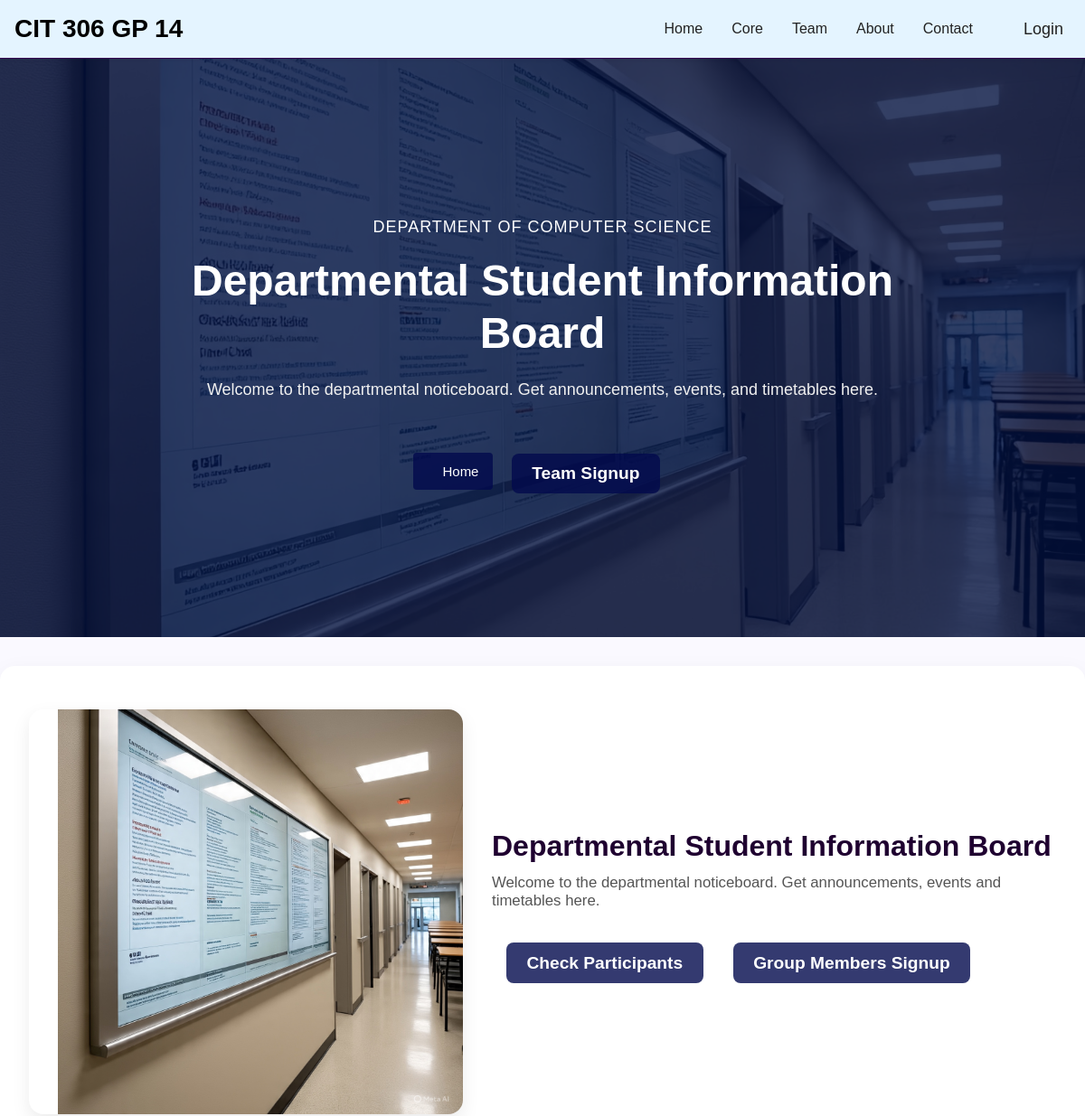
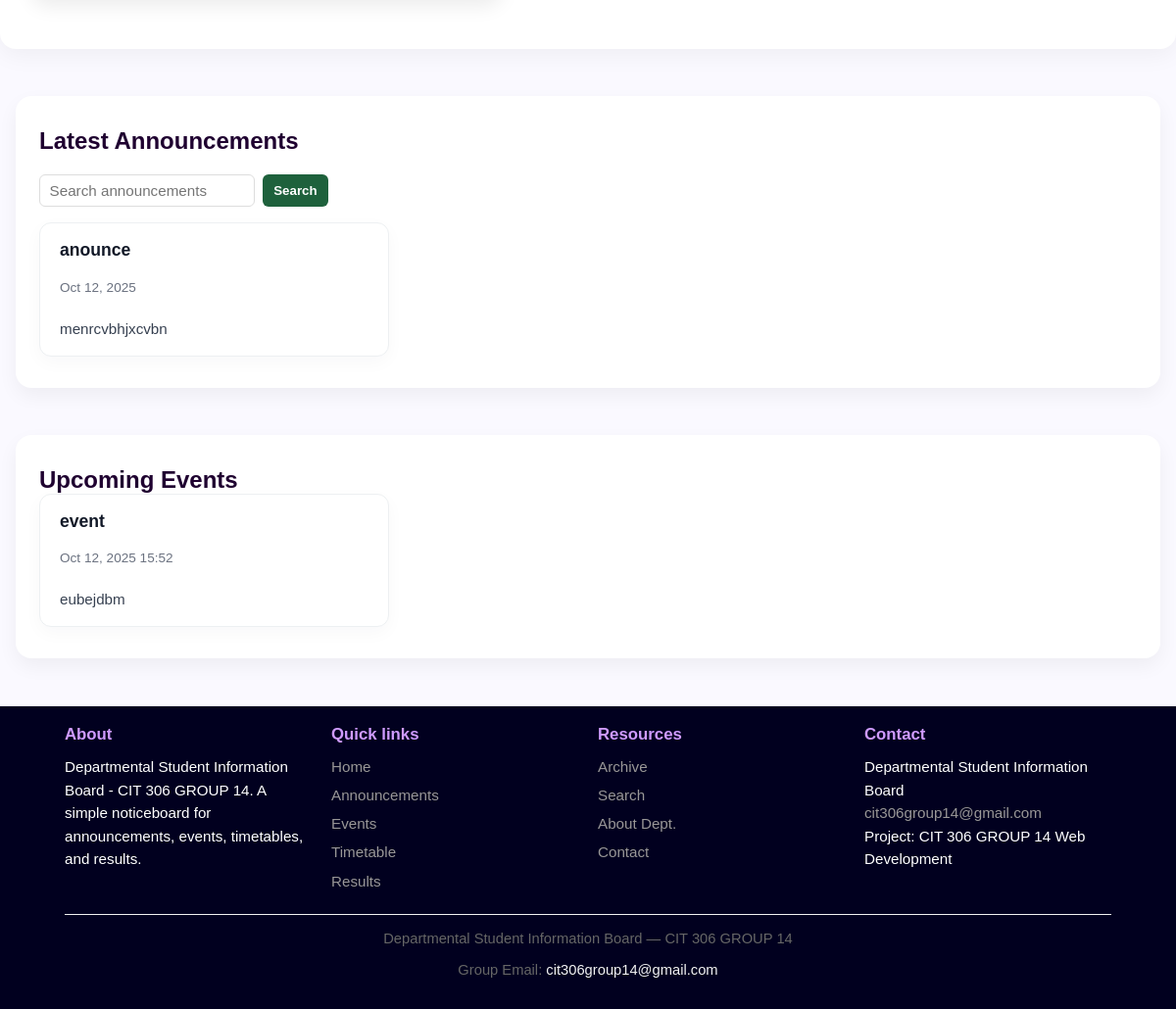
The page / on the database its author committed (2 pictures, top to bottom).
### board/models.py (models this page shows, shortened)
class Announcement(models.Model):
    title = models.CharField(max_length=255)
    body = models.TextField()
    author = models.ForeignKey(User, on_delete=models.SET_NULL, null=True, blank=True)
    publish_date = models.DateTimeField(auto_now_add=True)
    expiry_date = models.DateTimeField(null=True, blank=True)
    status = models.CharField(max_length=20, choices=STATUS_CHOICES, default='draft')
    is_pinned = models.BooleanField(default=False)
    class Meta:
        ordering = ['-is_pinned', '-publish_date']

class Event(models.Model):
    title = models.CharField(max_length=255)
    description = models.TextField()
    start_datetime = models.DateTimeField()
    end_datetime = models.DateTimeField(null=True, blank=True)
    venue = models.CharField(max_length=255, blank=True)
    organizer_contact = models.CharField(max_length=255, blank=True)
    created_by = models.ForeignKey(User, on_delete=models.SET_NULL, null=True, blank=True)

### core/views.py (the view)
# urls.py: 2. Add a URL to urlpatterns:  path('', views.home, name='home')
def home(request):
    from board.models import Announcement, Event
    announcements = Announcement.objects.filter(status='published').order_by('-publish_date')[:5]
    events = Event.objects.order_by('start_datetime')[:5]
    return render(request, 'core/home.html', {'announcements': announcements, 'events': events})

### core/templates/core/home.html (shortened to what this page needs)
{% extends 'core/base.html' %}
{% load static %}
{% block head %}
<link rel="stylesheet" href="{% static 'css/style.css' %}">
{% endblock %}
{% block content %}
<section class="heroBanner">
  <div class="container">
    <div class="row">
      <div class="col-md-10 col-lg-8 col-xl-7">
        <div class="heroContent">
          <h5>Department of Computer Science</h5>
          <h2>Departmental Student Information Board</h2>
          <p>Welcome to the departmental noticeboard. Get announcements, events, and timetables here.</p>
          <div class="heroBreadcrumb">
            <span> Home </span>
          </div>
          {% if user.is_authenticated %}
            <a href="{% url 'team:credentials' %}"><button class="act-btn">View Team</button></a>
          {% else %}
            <a href="{% url 'accounts:signup' %}"><button class="act-btn">Team Signup</button></a>
          {% endif %}
        </div>
      </div>
    </div>
  </div>
</section>
<section class="hero-section">
  <div class="hero-image">
    <img src="{% static 'images/hero1.jpg' %}" alt="Department noticeboard illustration">
  </div>
  <div class="hero-text">
    <h1>Departmental Student Information Board</h1>
    <p>Welcome to the departmental noticeboard. Get announcements, events and timetables here.</p>
    <a href="{% url 'team:credentials' %}"><button class="act-btn">Check Participants</button></a>
    <a href="{% url 'accounts:signup' %}"><button class="act-btn">Group Members Signup</button></a>
  </div>
</section>
<section class="cards">
  <div class="card">
    <div class="announcements-header">
      <h3 class="announcements-title">Latest Announcements</h3>
    </div>
    <form method="get" class="search-inline">
      <input name="q" placeholder="Search announcements" value="{{ request.GET.q }}">
      <button type="submit">Search</button>
    </form>
    <ul class="announcements-grid">
      {% for a in announcements %}
      <li class="announcement-card">
        <a href="{% url 'board:announcement_detail' a.pk %}" class="announcement-link">
          <h4 class="announcement-title">{{ a.title }}</h4>
        </a>
        <div class="announcement-meta">
          <span>{{ a.publish_date|date:'M d, Y' }}</span>
        </div>
        <p class="announcement-excerpt">{{ a.body|truncatechars:180 }}</p>
      </li>
      {% empty %}
      <li class="no-announcements">No announcements yet.</li>
      {% endfor %}
    </ul>
  </div>
  <div class="card">
    <h3 class="announcements-title">Upcoming Events</h3>
    <ul class="announcements-grid">
      {% for e in events %}
      <li class="announcement-card">
        <a href="{% url 'board:event_detail' e.pk %}" class="announcement-link">
          <h4 class="announcement-title">{{ e.title }}</h4>
        </a>
        <div class="announcement-meta">
          <span>{{ e.start_datetime|date:'M d, Y H:i' }}</span>
        </div>
        <p class="announcement-excerpt">{{ e.description|truncatechars:150 }}</p>
      </li>
      {% empty %}
      <li class="no-announcements">No events scheduled.</li>
      {% endfor %}
    </ul>
  </div>
</section>
{% endblock %}

### static/css/style.css (style rules this page uses)
:root { --primary: #1f0030; --muted: #666; --accent: #0d6efd; --bg: #fbfbfb; margin: 0; width: 100%; }
* { box-sizing:border-box }
body { font-family:Inter, Arial, sans-serif; margin:0; background:var(--bg); color:#111 }
.container { width:100%; max-width:1200px; margin:0 auto; padding:1rem }
.hero-section { display: grid; grid-template-columns: 1fr 1fr; align-items: center; gap: 3rem; padding: 3rem 1rem; max-width: 100%; width: 100%; margin: 0 auto; background-color: #d7d7d8d0; }
.hero-text h1 { font-size: 2.5rem; margin-bottom: 1rem; color: #1f0030; }
.hero-text p { font-size: 1.2rem; color: #333; }
.hero-image img { width: 80%; height: 50%; max-width: 500px; border-radius: 10px; box-shadow: 0 8px 20px rgba(0,0,0,0.08); overflow: hidden; justify-self: center; align-self: center; padding-left: 2rem; }
.cards { display:flex; gap:2rem; margin:1rem 0; align-content: center; justify-content: center; }
.card { background:#e2d2ff; padding:1rem; border-radius:8px; flex:1; }
.search-inline { margin-bottom:1rem }
.search-inline input { padding:6px;width:60% }
.act-btn { width: auto; color: aliceblue; background-color: rgb(47, 2, 88); padding: 1rem; margin: 1rem; border-radius: 0.3rem; align-self: right; font-size: 1.2rem; }

### core/templates/core/home.html (style rules this page uses)
body { background-color: #faf9ff; font-family: "Poppins", sans-serif; margin: 0; color: #222; }
.hero-section { display: flex; align-items: center; justify-content: space-between; gap: 2rem; padding: 3rem 2rem; max-width: 1200px; margin: 2rem auto; background: #fff; border-radius: 1rem; box-shadow: 0 6px 24px rgba(0,0,0,0.05); }
.hero-section .hero-image img { width: 100%; max-width: 480px; border-radius: 1rem; object-fit: cover; }
.hero-section .hero-text { flex: 1; text-align: left; }
.hero-section .hero-text h1 { font-size: 2rem; font-weight: 700; color: #1f0030; margin-bottom: 0.75rem; }
.hero-section .hero-text p { color: #555; font-size: 1.05rem; margin-bottom: 1.25rem; }
.act-btn { background: rgba(2, 9, 77, 0.8); color: #fff; font-weight: 600; border: none; border-radius: 8px; padding: 0.7rem 1.4rem; margin-right: 0.8rem; cursor: pointer; transition: transform 0.2s ease, box-shadow 0.2s ease; }
.cards { max-width: 1200px; margin: 3rem auto; display: grid; grid-template-columns: 1fr; gap: 3rem; padding: 0 1rem; }
.card { background: #fff; padding: 2rem 1.5rem; border-radius: 1rem; box-shadow: 0 8px 20px rgba(0,0,0,0.05); }
.announcements-header { display: flex; align-items: center; justify-content: space-between; gap: 1rem; margin-bottom: 1.25rem; }
.announcements-title { margin: 0; font-size: 1.5rem; font-weight: 700; color: #1f0030; }
.search-inline { display: inline-flex; gap: 0.5rem; align-items: right; }
.search-inline input { padding: 0.45rem 0.6rem; border: 1px solid #ddd; border-radius: 6px; min-width: 220px; font-size: 0.95rem; }
.search-inline button { padding: 0.45rem 0.7rem; border: none; background: #1e613c; color: #fff; border-radius: 6px; cursor: pointer; font-weight: 600; }
.announcements-grid { list-style: none; margin: 0; padding: 0; display: grid; grid-template-columns: repeat(auto-fill, minmax(280px, 1fr)); gap: 1.5rem; }
.announcement-card { background: #ffffff; border: 1px solid #edf0f2; border-radius: 12px; padding: 1rem 1.25rem; box-shadow: 0 6px 18px rgba(31, 0, 48, 0.03); transition: transform 160ms ease, box-shadow 160ms ease; display: flex; flex-direction: column; gap: 1rem; }
.announcement-link { text-decoration: none; color: inherit; }
.announcement-title { margin: 0 0 0.15rem 0; font-size: 1.1rem; color: #111827; line-height: 1.3; }
.announcement-meta { font-size: 0.85rem; color: #6b7280; display: flex; gap: 0.5rem; align-items: center; }
.announcement-excerpt { margin: 0.5rem 0 0 0; color: #374151; font-size: 0.95rem; line-height: 1.45; flex: 1 1 auto; }

### rows shown on the page
Announcement: title "anounce", publish_date "Oct 12, 2025", body "menrcvbhjxcvbn"
Event: title "event", start_datetime "Oct 12, 2025 15:52", description "eubejdbm"
